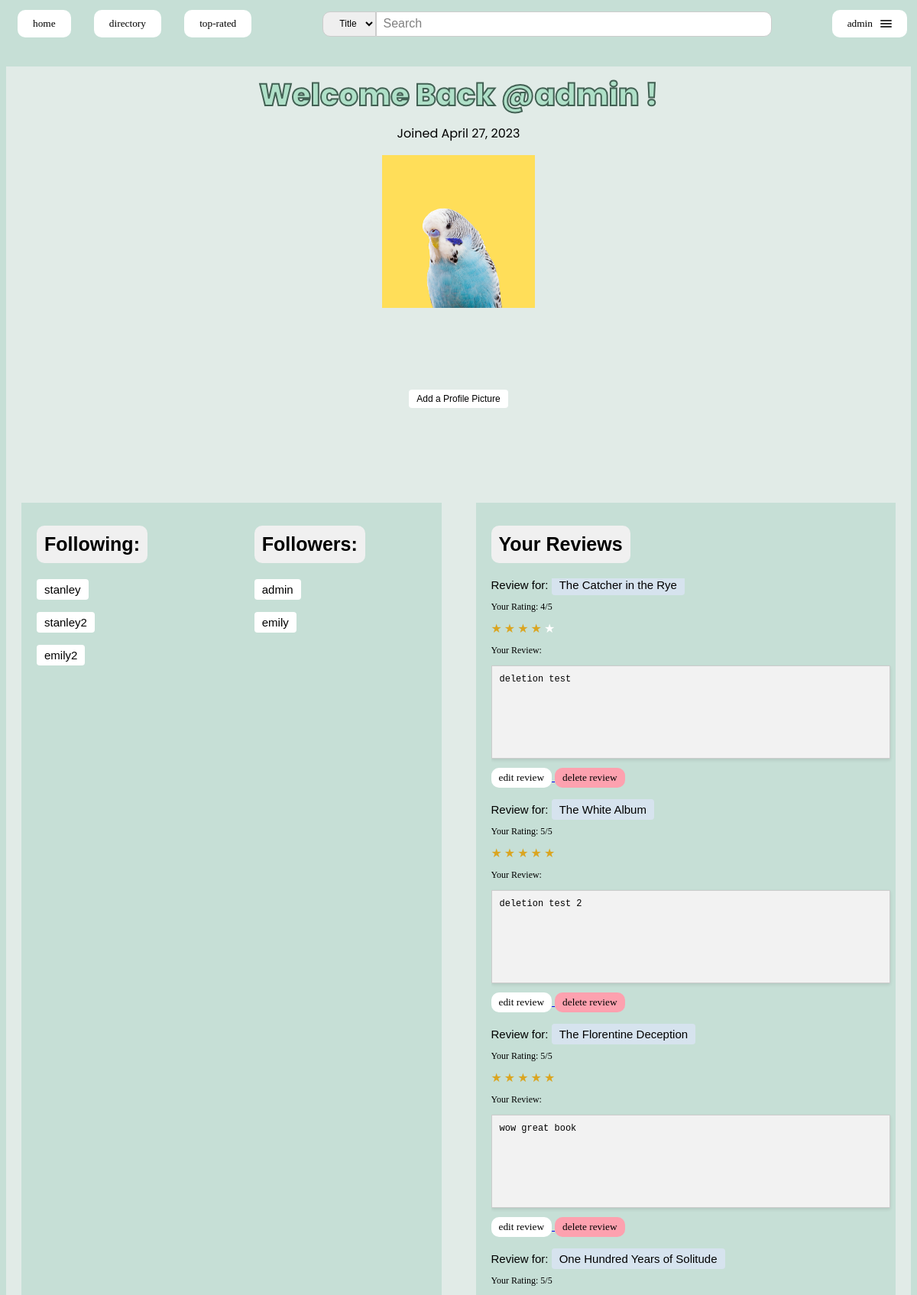
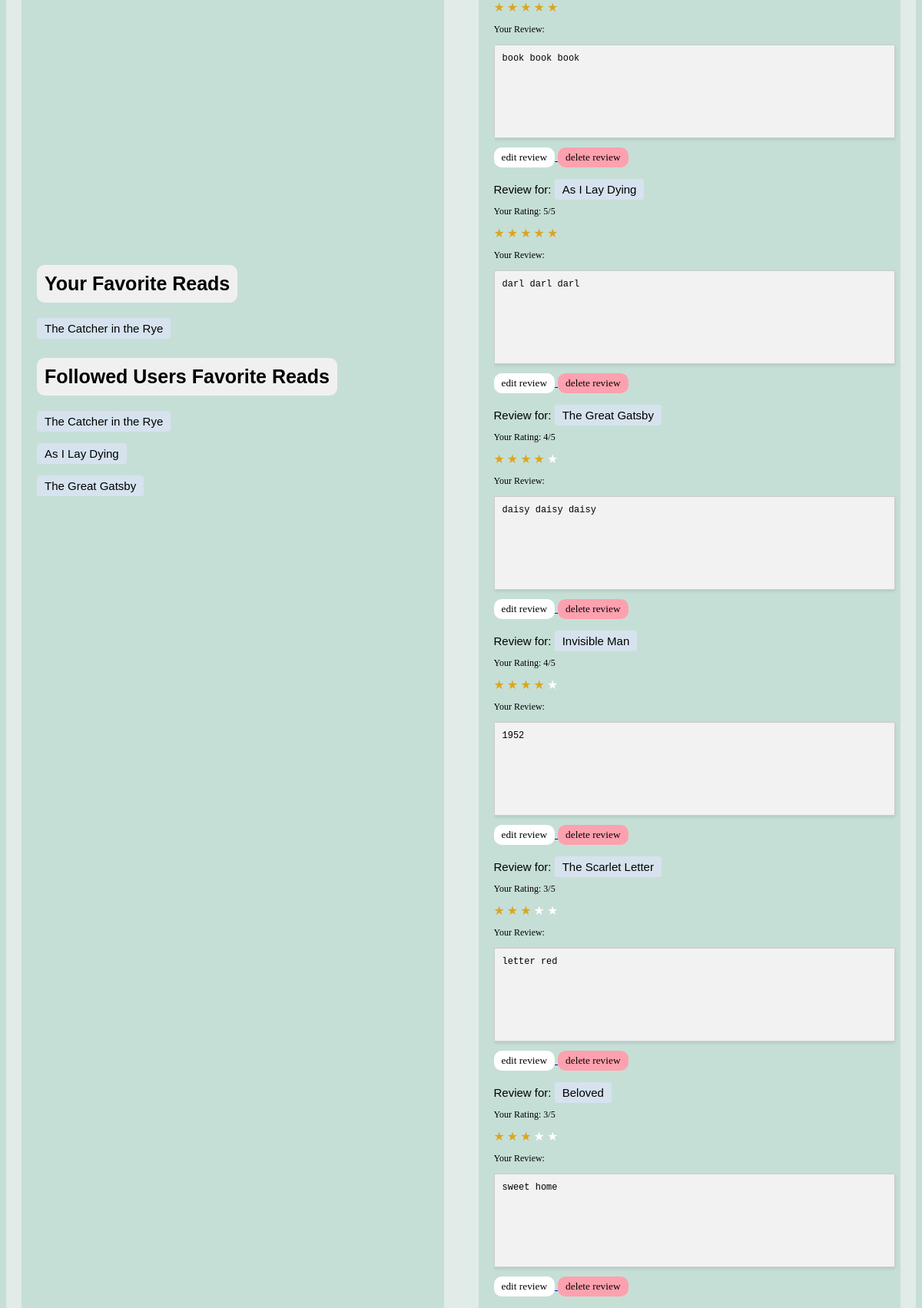
Screenshot of /profiles/1/page (signed in, upper part) with the database file from the repository (2 pictures, top to bottom).
### profiles/models.py (models this page shows, shortened)
class UserProfile(models.Model):
    user = models.ForeignKey(User, on_delete=models.CASCADE, blank=True, default=0, related_name="profile")
    profile_picture = models.ImageField(upload_to='profile_pictures/', blank=True, null=True)
    favorite_books = models.ManyToManyField(Book, blank=True)
    followed_users = models.ManyToManyField("self", blank=True, related_name="following", symmetrical=False)
    follower_users = models.ManyToManyField("self", blank=True, related_name="followers", symmetrical=False)

### books/models.py (models this page shows, shortened)
class Book(models.Model):
    title = models.CharField(max_length=200, blank=False)
    author = models.CharField(max_length=200)
    pub_year = models.IntegerField(default=-1, blank=True)
    isbn = models.CharField(max_length=13, blank=True)
    olid = models.CharField(max_length=11, blank=True)
    num_pages = models.IntegerField(blank=True, null=True)

### reviews/models.py (models this page shows)
class Review(models.Model):
    user = models.ForeignKey(User, on_delete=models.CASCADE, blank=True)
    book = models.ForeignKey(Book, on_delete=models.CASCADE)
    rating = models.IntegerField(blank=False, default=0)
    text = models.CharField(blank=False,max_length=500)
    images = models.ImageField(upload_to='review_images/',blank=True)
    likes=models.ManyToManyField(User, related_name='liked_reviews', blank=True)
    dislikes=models.ManyToManyField(User, related_name='disliked_reviews', blank=True)

### profiles/views.py (the view)
# urls.py: path("<int:user_id>/page", views.user_profile, name="user-profile"),
def user_profile(request, user_id):
    profile_user = User.objects.get(pk=user_id)
    if profile_user is not None:
        try:
            profile = UserProfile.objects.filter(user=profile_user)[0]
        except:
            profile = UserProfile.objects.create(user=profile_user)
        reviews = Review.objects.filter(user=profile_user)
        followed_fav_books = set()
        for followed_user in profile.followed_users.all():
            for book in followed_user.favorite_books.all():
                if book not in followed_fav_books:
                    followed_fav_books.add(book)
        context =  {
            'profile_user': profile_user,
            'reviews': reviews,
            'profile': profile,
            'followed_fav_books': followed_fav_books,
        }
        return render(request, 'profiles/user-profile.html', context)
    return None

### templates/profiles/user-profile.html (shortened to what this page needs)
{% extends "base.html" %}
{% block content %}
  <div class="content-section">
    <h2 class = "user-back">Welcome Back @{{profile_user.username}} !</h2>
    <p class = "date-userhood">Joined {{profile_user.date_joined.date}}</p>
    <p class = "profile-things">
        {% if profile.profile_picture %}
        <div class = "square">
            <img src="{{ MEDIA_URL }}{{ profile.profile_picture }}" alt="Profile Picture">
        </div>
        {% endif %}
      <form method="post" enctype="multipart/form-data">
          <a class = "add-pfp" href="{% url 'profiles:upload_profile_picture' profile_user.id %}">Add a Profile Picture </a>
      </form>
    </p>
  </div>
    <div class="grid-container">
        <div class="left-s">
          <div class="ff-cont">
            <div class="lsection">
              <h2 class="header-1">Following:</h2>
              <div class="lsection-text">
              {% for followed_user in profile.followed_users.all %}
                <p><a class="user-title" href="{% url 'profiles:profile' followed_user.user_id %}">{{ followed_user.user.username }}</a></p>
              {% empty %}
                <p class="no-follower">None</p>
              {% endfor %}
              </div>
            </div>
            <div class="rsection">
              <h2 class="header-1">Followers:</h2>
              <div class="rsection-text">
              {% for follower in profile.follower_users.all %}
                <p><a class="user-title" href="{% url 'profiles:profile' follower.user_id %}">{{ follower.user.username }}</a></p>
              {% empty %}
                <p class="no-follower">None</p>
              {% endfor %}
              </div>
            </div>
          </div>
          <h2 class="header-1">Your Favorite Reads</h2>
          {% for book in profile.favorite_books.all %}
          <p class="my-fav-book"><a class = "rand-title" href="{% url 'books:view_book' book.id %}">{{ book.title }}</a></p>
          {% empty %}
          <p class="my-fav-book">No favorite books.</p>
          {% endfor %}
          <h2 class="header-1">Followed Users Favorite Reads</h2>
          {% for book in followed_fav_books %}
            <p class="my-fav-book"><a class = "rand-title" href="{% url 'books:view_book' book.id %}">{{ book.title }}</a></p>
          {% empty %}
            <p class="my-fav-book">No favorite books.</p>
          {% endfor %}
        </div>
        <div class="right-s">
          <h2 class="header-2">Your Reviews</h2>
          <div class="review-block">
          {% for review in reviews %}
          <div class="review-row">
            <div class="review-books">
              <b class="rev-for">Review for: <a class="rand-title" href="{% url 'books:view_book' review.book.id %}">{{review.book.title}}</a></b>
            </div>
            <div class="review-contents">
              <p class="rating-prof">Your Rating: {{review.rating}}/5</p>
              <div class="Stars" style="--rating: {{review.rating}};" aria-label="Rating of this product is {{review.rating}} out of 5."></div>
              <p class="rating-prof">Your Review:</p>
              <p class="user-rev">{{review.text}}</p>
              <a href="{% url 'books:edit_review' review.book.id %}">
                <button type="edit-rev" class="edit-rev">Edit Review</button>
              </a>
              <a href="{% url 'books:edit_review' review.book.id %}">
                <button type="delete-rev" class="rev-button delete-button">Delete Review</button>
              </a>
            </div>
          </div>
          {% endfor %}
          </div>
        </div>
      </div>
{% endblock %}

### templates/nav.html (shortened to what this page needs)
<nav>
    <span class="menu-items">
        <a href="{% url 'books:home_page' %}">
            <button type="home" class="nav-button">Home</button>
        </a>
        <a href="{% url 'books:list_books' %}">
            <button type="books" class="nav-button">Directory</button>
        </a>
        <a href="{% url 'books:top_ten' %}">
            <button type="rating" class="nav-button">Top-Rated</button>
        </a>
    </span>
    <span class="search-bar">
        <form id="search-bar"  method="GET" action="{% url 'books:search_books' %}">
            <select name="field" id="field">
                <option value="title" {% if field == 'title'%} selected {% endif %}>Title</option>
              </select>
            <input type="text" name="query" id="search-input" placeholder="Search" {% if query %}value="{{query}}"{% endif %} />
        </form>
    </span>
    <span class="login-status">
        {% if user.is_authenticated %}
        <div class="dropdown">
            <button class="hamburger-menu-button" type="button" id="dropdownMenuButton" data-toggle="dropdown" aria-haspopup="true" aria-expanded="false">
                <span class="text">{{user.username}}</span>
                <span class="hamburger">
                    <div class="hamburger-icon"></div>
                    <div class="hamburger-icon"></div>
                    <div class="hamburger-icon"></div>
                </span>
            </button>
        </div>
        {% else %}
        <a href="{% url 'users:signup' %}">
            <button type="signup" class="nav-button">Sign Up</button></a>
        <a href="{% url 'users:login'%}">
            <button type="login" class="nav-button">Login</button>
        </a>
        {% endif %}
    </span>
</nav>

### static/css/signup.css (style rules this page uses)
form input[type="text"], form input[type="email"], form input[type="password"] { margin-top: 10px; width: 250px; padding: 5px; border: 1px solid #ccc; border-radius: 5px; display:inline-block; }

### static/css/nav.css (style rules this page uses)
nav { padding: 5px; padding-bottom: 20px; font-family: system-ui, -apple-system, BlinkMacSystemFont, 'Segoe UI', Roboto, Oxygen, Ubuntu, Cantarell, 'Open Sans', 'Helvetica Neue', sans-serif; font-size: 20px; text-transform: lowercase; display: flex; justify-content: space-between; align-items: center; }
.login-status { float: right; }
.menu-items a { margin-left: 10px; margin-right: 10px; display: inline-block; }
.nav-button { display: inline-block; font-family: Verdana; text-transform: lowercase; color: black; background-color: white; margin-right: 5px; padding: 10px 20px; border: none; border-radius: 10px; text-align: center; text-decoration: none; cursor: pointer; }
.hamburger-menu-button { display: flex; align-items: center; background-color: white; text-transform: lowercase; border: none; font-family: Verdana; border-radius: 10px; cursor: pointer; padding: 10px 20px; border: none; border-radius: 10px; text-align: center; text-decoration: none; cursor: pointer; }
.text { padding-right: 10px; }
.hamburger-icon { width: 15px; height: 2px; background-color: #333; margin: 2px 0; border-radius: 1px; }
.search-bar { display: inline-block; }
.search-bar form { display: flex; align-items: center; }
.search-bar input[type="text"] { margin-top: 0px; padding: 8px; border: 1px solid #ccc; border-radius: 0px 10px 10px 0px; min-width: 500px; height: 15px; font-size: 16px; }
.search-bar input[type="text"]::placeholder { color: grey; font: Verdana; }
.search-bar select { text-align: center; height: 33px; padding: 4px 2px 4px 10px; font-size: 12px; border-radius: 10px 0px 0px 10px; border: 1px solid #ccc; }

### static/css/stars.css (style rules this page uses)
:root { --star-color: #fff; --star-background: #DAA520; }
.Stars { --percent: calc(var(--rating) / 5 * 100%); display: inline-block; font-size: var(--star-size); font-family: Times; line-height: 1; }
.Stars::before { content: "★★★★★"; letter-spacing: 3px; background: linear-gradient(90deg, var(--star-background) var(--percent), var(--star-color) var(--percent)); -webkit-background-clip: text; -webkit-text-fill-color: transparent; }

### static/css/base.css (style rules this page uses)
body { background-color: #c6dfd6; }

### static/css/book.css (style rules this page uses)
.rev-button { display: inline-block; font-family: Verdana; text-transform: lowercase; color: black; background-color: white; padding: 5px 10px; border: none; border-radius: 10px; text-align: center; text-decoration: none; cursor: pointer; }
.user-rev { background-color: #f2f2f2; padding: 10px; border: 1px solid #ccc; box-shadow: 0 2px 4px rgba(0, 0, 0, 0.1); font-family: 'Courier New', Courier, monospace; font-size: 12px; max-width: 500px; min-height: 100px; }
.delete-button { background-color:rgb(253, 161, 175); }

### rows the page displays
UserProfile: profile_picture (picture), user.username "admin"
UserProfile: user.username "stanley"
UserProfile: user.username "stanley2"
UserProfile: user.username "emily2"
UserProfile: user.username "emily"
Book: title "The Catcher in the Rye"
Book: title "As I Lay Dying"
Book: title "The Great Gatsby"
Review: book "The Catcher in the Rye", rating "4", text "deletion test"
Review: book "The White Album", rating "5", text "deletion test 2"
Review: book "The Florentine Deception", rating "5", text "wow great book"
Review: book "One Hundred Years of Solitude", rating "5", text "book book book"
Review: book "As I Lay Dying", rating "5", text "darl darl darl"
Review: book "The Great Gatsby", rating "4", text "daisy daisy daisy"
Review: book "Invisible Man", rating "4", text "1952"
Review: book "The Scarlet Letter", rating "3", text "letter red"
Review: book "Beloved", rating "3", text "sweet home"

### other values shown
{{ user.username }} "admin"
{{ profile_user.username }} "admin"
{{ profile_user.date_joined.date }} "April 27, 2023"
